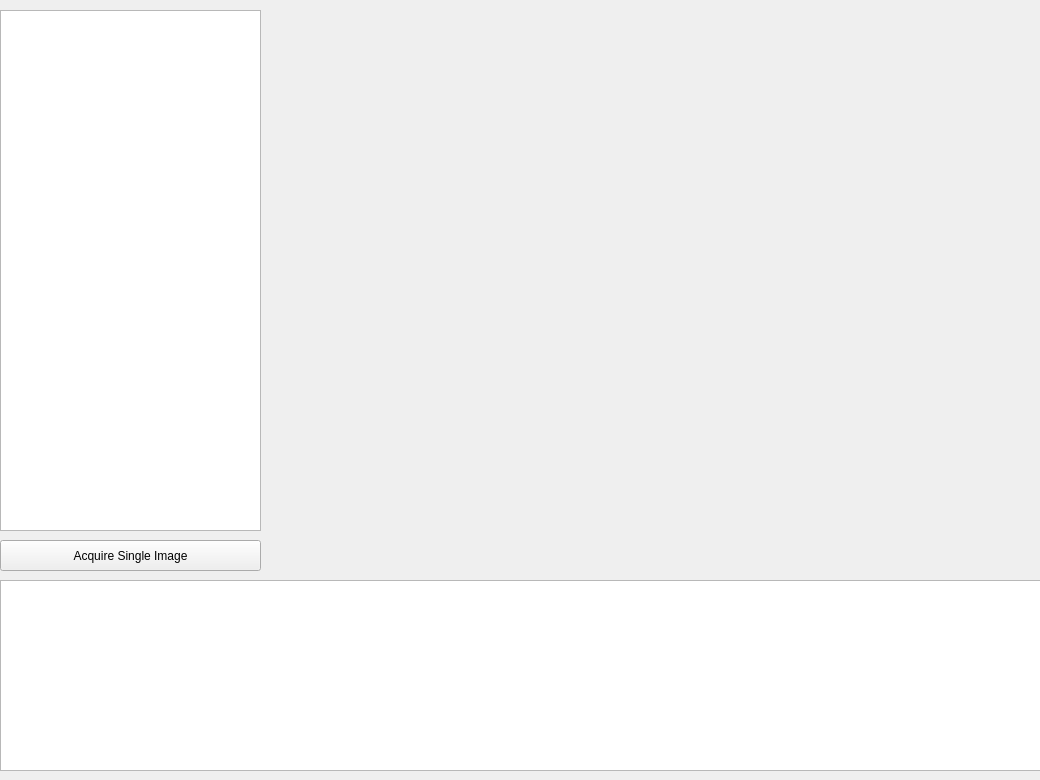
<?xml version="1.0" encoding="UTF-8"?>
<ui version="4.0">
 <class>SynchronousGrabClass</class>
 <widget class="QMainWindow" name="SynchronousGrabClass">
  <property name="geometry">
   <rect>
    <x>0</x>
    <y>0</y>
    <width>1040</width>
    <height>780</height>
   </rect>
  </property>
  <property name="sizePolicy">
   <sizepolicy hsizetype="Fixed" vsizetype="Fixed">
    <horstretch>0</horstretch>
    <verstretch>0</verstretch>
   </sizepolicy>
  </property>
  <property name="minimumSize">
   <size>
    <width>1040</width>
    <height>780</height>
   </size>
  </property>
  <property name="maximumSize">
   <size>
    <width>1040</width>
    <height>780</height>
   </size>
  </property>
  <property name="windowTitle">
   <string>SynchronousGrab (Qt version)</string>
  </property>
  <property name="windowIcon">
   <iconset resource="SynchronousGrab.qrc">
    <normaloff>:/SynchronousGrabQt/SynchronousGrab.png</normaloff>:/SynchronousGrabQt/SynchronousGrab.png</iconset>
  </property>
  <widget class="QWidget" name="centralWidget">
   <widget class="QListWidget" name="m_ListBoxCameras">
    <property name="geometry">
     <rect>
      <x>0</x>
      <y>10</y>
      <width>261</width>
      <height>521</height>
     </rect>
    </property>
   </widget>
   <widget class="QListWidget" name="m_ListLog">
    <property name="geometry">
     <rect>
      <x>0</x>
      <y>580</y>
      <width>1041</width>
      <height>191</height>
     </rect>
    </property>
   </widget>
   <widget class="QPushButton" name="m_ButtonStartStop">
    <property name="geometry">
     <rect>
      <x>0</x>
      <y>540</y>
      <width>261</width>
      <height>31</height>
     </rect>
    </property>
    <property name="text">
     <string>Acquire Single Image</string>
    </property>
   </widget>
   <widget class="QLabel" name="m_LabelStream">
    <property name="geometry">
     <rect>
      <x>270</x>
      <y>10</y>
      <width>771</width>
      <height>561</height>
     </rect>
    </property>
    <property name="sizePolicy">
     <sizepolicy hsizetype="Fixed" vsizetype="Fixed">
      <horstretch>0</horstretch>
      <verstretch>0</verstretch>
     </sizepolicy>
    </property>
    <property name="text">
     <string/>
    </property>
   </widget>
  </widget>
 </widget>
 <layoutdefault spacing="6" margin="11"/>
 <resources>
  <include location="SynchronousGrab.qrc"/>
 </resources>
 <connections/>
</ui>
